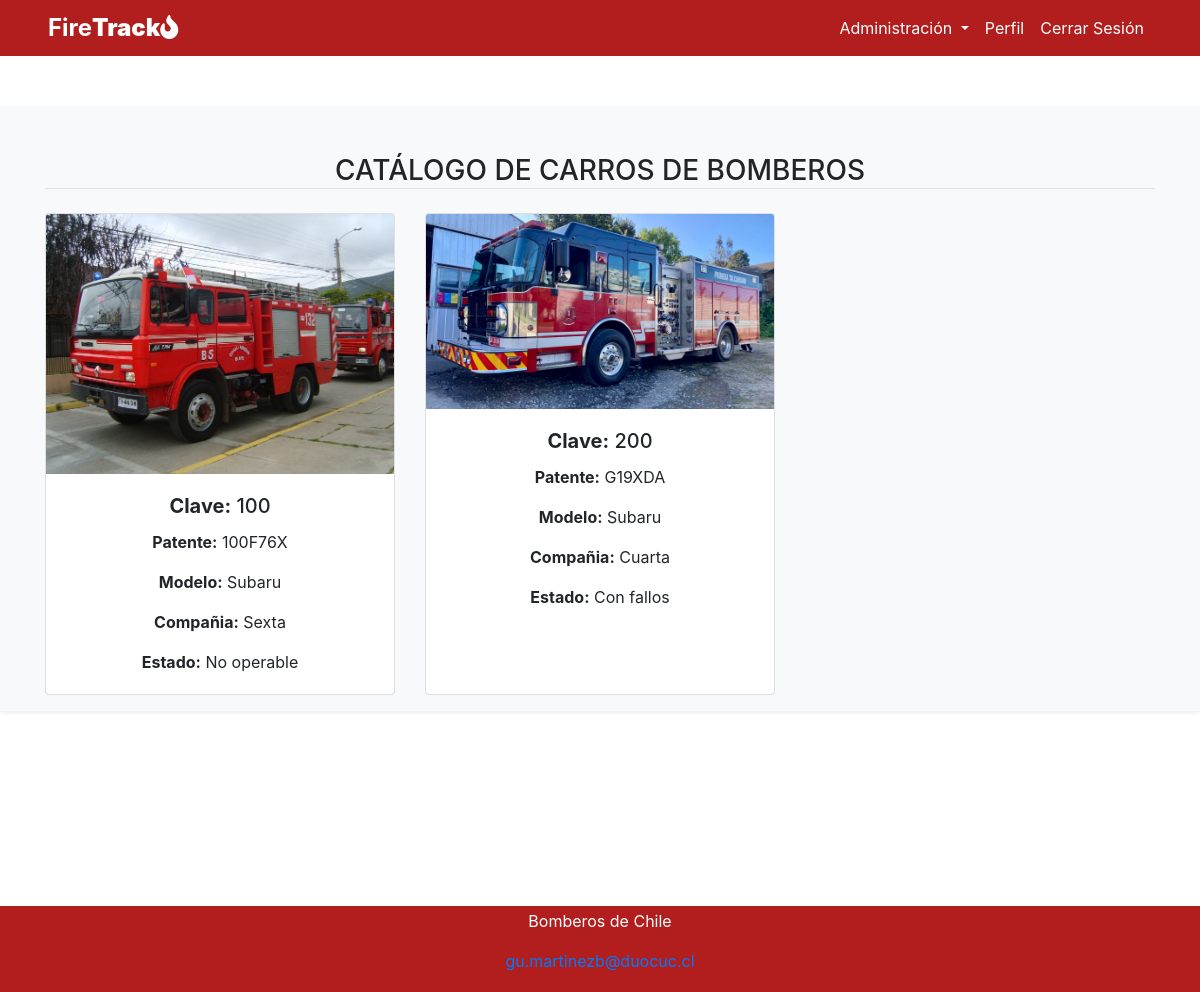
/ (signed in), run on the app's committed database.
### app_bomberos/models.py (models this page shows)
class AutoBombero(models.Model):
    clave = models.CharField(max_length=20,default="Desconocido")
    patente = models.CharField(max_length=20,default="Desconocido")
    tipo_vehiculo = models.CharField(max_length=50, default="Desconocido")
    marca = models.CharField(max_length=50, default="Desconocido")
    modelo = models.CharField(max_length=50)
    año = models.IntegerField(validators=[MinValueValidator(1900)], default=1900)
    nro_motor = models.CharField(max_length=100, default="Sin especificar")
    nro_chasis = models.CharField(max_length=150, default="Sin especificar")
    compania = models.ForeignKey(Compañia, on_delete=models.SET_NULL, null=True)
    imagen = models.ImageField(upload_to="imgprod", null=True)
    def __str__(self):
        return self.clave

class Compañia(models.Model):
    nombre_compania = models.CharField(max_length=100)
    direccion = models.CharField(max_length=200)
    def __str__(self):
        return self.nombre_compania

class RevisionDiaria(models.Model):
    id_rev_dia = models.AutoField(primary_key=True)
    fecha = models.DateField()
    hora_salida = models.CharField(max_length=10)
    hora_llegada = models.CharField(max_length=10)
    km_entrada = models.DecimalField(max_digits=10, decimal_places=2)
    hora_motor = models.IntegerField()
    hora_bomba = models.IntegerField()
    est_carro = models.CharField(max_length=30)
    id_autobombero = models.ForeignKey(AutoBombero, null=True, blank=True, on_delete=models.CASCADE)
    id_user = models.ForeignKey(CustomUser, null=True, blank=True, on_delete=models.CASCADE)
    observaciones = models.CharField(max_length=2000, null=True, blank=True)
    def __str__(self):
        return f"{self.id_rev_dia} - {self.fecha} - {self.id_autobombero}"

### app_bomberos/views.py (the view)
# urls.py: path("", views.index, name="index"),
def index(request):
    obtener = AutoBombero.objects.all()
    revisiones_ultimas = RevisionDiaria.objects.values('id_autobombero').annotate(
        last_revision=Max('id_rev_dia')
    ).values('id_autobombero', 'last_revision', 'est_carro')
    revisiones_ultimas = RevisionDiaria.objects.filter(
        id_rev_dia__in=revisiones_ultimas.values('last_revision')
    )
    revisiones_ultimas = revisiones_ultimas.filter(id_autobombero__in=obtener)
    print(revisiones_ultimas)
    user_role = request.session.get('user_role', None)
    usuario_autenticado = request.user
    if usuario_autenticado.is_authenticated and usuario_autenticado.role == 'capitan' and usuario_autenticado.compania:
        compañia_capitan = usuario_autenticado.compania
        obtener = AutoBombero.objects.filter(compania=compañia_capitan)
    else:
        obtener = AutoBombero.objects.all()
    contexto = {
        'obtener': obtener,
        'user_role': user_role,
        'revisiones': revisiones_ultimas,
    }
    return render(request, 'app_bomberos/index.html', contexto)

### app_bomberos/templates/app_bomberos/index.html (shortened to what this page needs)
{% extends "app_bomberos/base.html" %}
{% load static %}
{% block content %}
{% if user.is_authenticated %}
<section class="bg-light pt-0 pb-0 shadow-sm">
  <div class="container">
    <div class="row pt-5">
      <div class="col-12">
        <h3 class="text-uppercase border-bottom mb-4">Catálogo de carros de bomberos</h3>
      </div>
    </div>
    <div class="row">
      {% for v in obtener %}
        <div class="col-lg-4 mb-3 d-flex align-items-stretch">
          <div class="card">
            <img src="{{ v.imagen.url }}" class="card-img-top" alt="Card Image">
            <div class="card-body d-flex flex-column">
              <h5 class="card-title"><strong>Clave:</strong> {{ v.clave }}</h5>
              <p class="card-text"><strong>Patente:</strong> {{v.patente}}</p>
              <p class="card-text"><strong>Modelo:</strong> {{ v.modelo }}</p>
              <p class="card-text"><strong>Compañia:</strong> {{v.compania}}</p>
              {% for revision in revisiones %}
                {% if revision.id_autobombero.id == v.id %}
                    <p class="card-text"><strong>Estado:</strong> {{ revision.est_carro }}</p>
                {% endif %}
              {% endfor %}
            </div>
          </div>
        </div>
      {% endfor %}
    </div>
  </div>
</section>
{% endif %}
</div>
{% endblock %}

### app_bomberos/templates/app_bomberos/base.html (shortened to what this page needs)
<!DOCTYPE html>
<html lang="en">
{% load static %}
<head>
    <link rel="stylesheet" href="https://maxcdn.bootstrapcdn.com/bootstrap/4.5.2/css/bootstrap.min.css">
    <link rel="stylesheet" href="https://cdnjs.cloudflare.com/ajax/libs/font-awesome/5.15.3/css/all.min.css">
    <link rel="stylesheet" type="text/css" href="https://cdn.jsdelivr.net/npm/daterangepicker/daterangepicker.css" />
    <link rel="stylesheet" href="{% static 'app_bomberos/css/style1.css' %}">
</head>
<body>
    <header>
        <nav class="navbar navbar-expand-lg navbar-dark">
            <a class="navbar-brand" href="{% url 'index' %}"><h1>Fire<strong>Track</strong><i class="fas fa-solid  fa-fire"></i></h1></a>
            <div class="collapse navbar-collapse" id="navbarTogglerDemo03">
                {% if user.is_authenticated %}
                    <ul class="navbar-nav ml-auto">
                        {% if user.is_staff %}
                            <li class="nav-item dropdown">
                                <a class="nav-link dropdown-toggle" href="#" id="navbarDropdown" role="button" data-toggle="dropdown" aria-haspopup="true" aria-expanded="false">
                                    Administración
                                </a>
                            </li>
                        {% endif %}
                        <li class="nav-item">
                            <a class="nav-link" href="{% url 'perfil_usuario' %}">Perfil</a>
                        </li>
                        <li class="nav-item">
                            <a class="nav-link" href="#" onclick="confirmLogout()">Cerrar Sesión</a>
                        </li>
                    </ul>
                {% else %}
                    <ul class="navbar-nav ml-auto">
                        <li class="nav-item">
                            <a class="nav-link" href="{% url 'login_custom' %}">Iniciar sesión</a>
                        </li>
                    </ul>
                {% endif %}
            </div>
        </nav>
    </header>
    <main class="contenido-principal">
        <div id="content-wrap">
        {% block content %}
        {% endblock %}
    </main>
      <footer>
          <p>Bomberos de Chile</p>
          <p><a href="/">gu.martinezb@duocuc.cl</a></p>
      </footer>
</body>
</html>

### app_bomberos/static/app_bomberos/css/style1.css (style rules this page uses)
header { background-color: rgb(178, 29, 29); color: #fff; position: relative; padding: 0 2rem; }
header h1 { margin: 0; }
footer { text-align: center; padding: 3px; background-color: rgb(178, 29, 29); color: white; width: 100%; }
.contenido-principal { text-align: center; margin-top: 50px; position: relative; min-height: 100vh; }
#content-wrap { padding-bottom: 2.5rem; }
.contenido-principal p { font-size: 16px; }
ul { list-style: none; padding-left: 0; }
.dropdown { position: relative; display: inline-block; }
.card { transition: transform 0.2s; }
.navbar-nav .nav-item .nav-link { color: #ffffff; transition: color 0.3s; }
.navbar-brand h1 { color: #ffffff; font-size: 1.5rem; font-weight: bold; transition: color 0.3s; text-decoration: none; }

### data on the page
AutoBombero: imagen (picture), clave "100", patente "100F76X", modelo "Subaru", compania "Sexta"
RevisionDiaria: est_carro "No operable"
AutoBombero: imagen (picture), clave "200", patente "G19XDA", modelo "Subaru", compania "Cuarta"
RevisionDiaria: est_carro "Con fallos"
